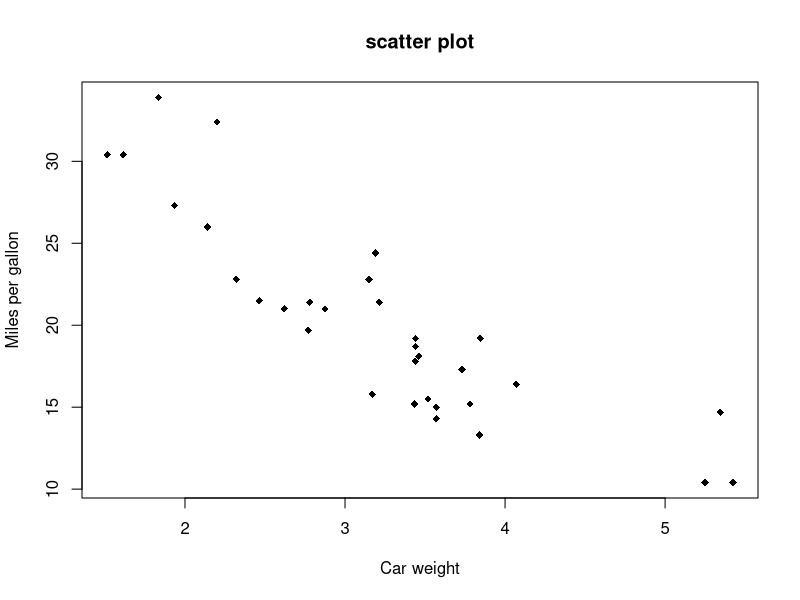
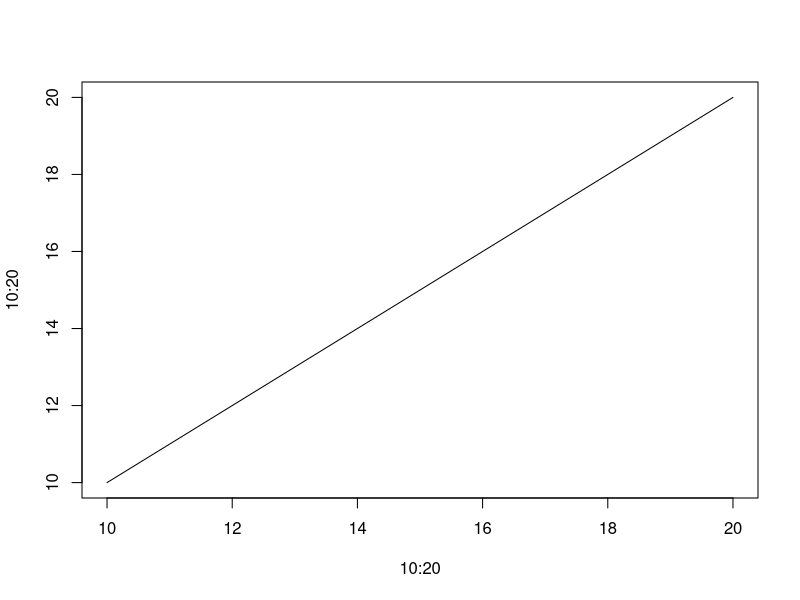
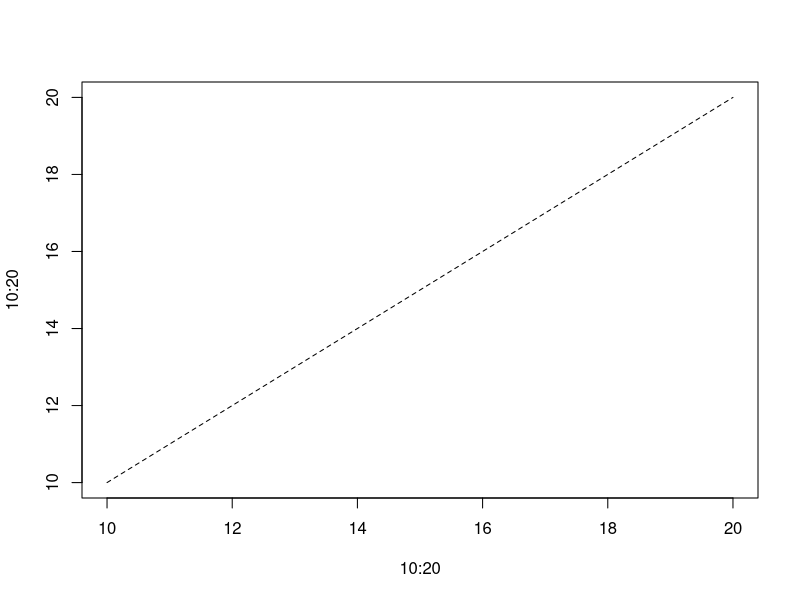
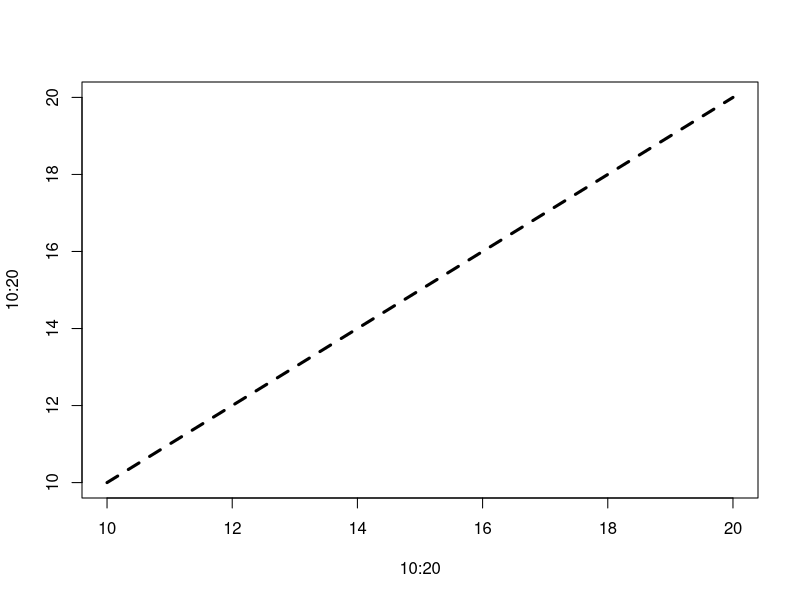
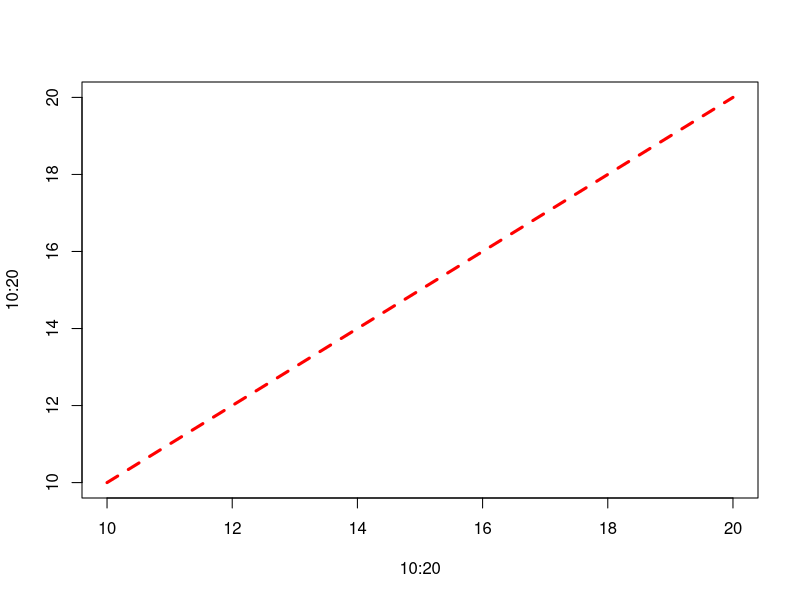
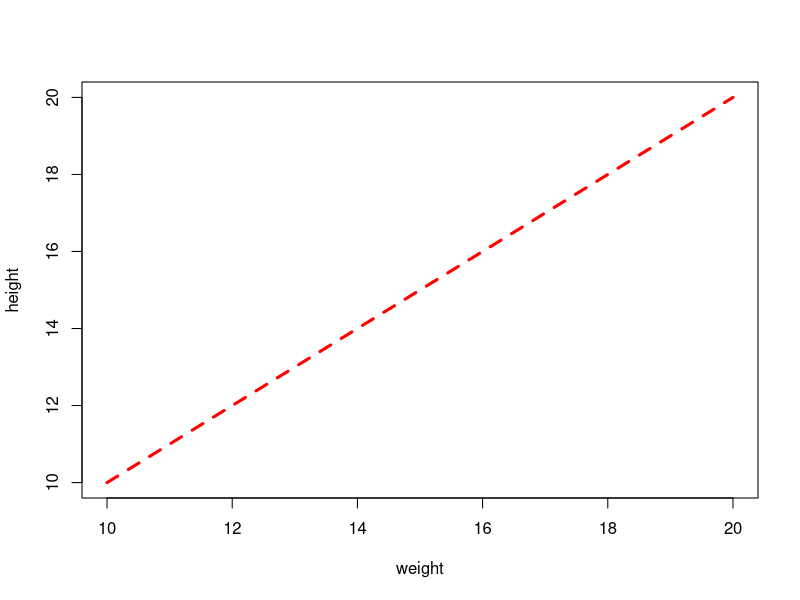

Recreate these plots in R, in order.
attach(mtcars)
plot(wt, mpg, main= "scatter plot", xlab="Car weight",
     ylab="Miles per gallon", pch=18)


plot(10:20,10:20,type="l")

plot(10:20,10:20,type="l", lty=2)

plot(10:20,10:20, type="l", lty=2, lwd=3)

plot(10:20,10:20, type = "l",lty=2, lwd=3, col="red")

plot(10:20, 10:20, type="l", lty=2, lwd=3, col="red", 
     xlab="weight", ylab="height")